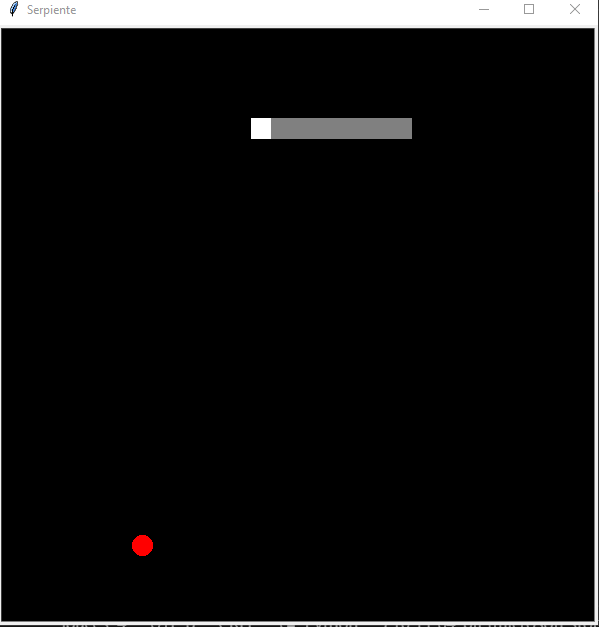

The script that drew this image:
import turtle
import time
import random

# Configurar la ventana
window = turtle.Screen()
window.title("Serpiente")
window.bgcolor("black")
window.setup(width=600, height=600)
window.tracer(0)

# Cabeza de la serpiente
head = turtle.Turtle()
head.shape("square")
head.color("white")
head.penup()
head.goto(0, 0)
head.direction = "stop"

# Comida de la serpiente
food = turtle.Turtle()
food.shape("circle")
food.color("red")
food.penup()
food.goto(0, 100)

segments = []

# Funciones de movimiento
def go_up():
    if head.direction != "down":
        head.direction = "up"

def go_down():
    if head.direction != "up":
        head.direction = "down"

def go_left():
    if head.direction != "right":
        head.direction = "left"

def go_right():
    if head.direction != "left":
        head.direction = "right"

def move():
    if head.direction == "up":
        y = head.ycor()
        head.sety(y + 20)

    if head.direction == "down":
        y = head.ycor()
        head.sety(y - 20)

    if head.direction == "left":
        x = head.xcor()
        head.setx(x - 20)

    if head.direction == "right":
        x = head.xcor()
        head.setx(x + 20)

# Configurar los controles de teclado
window.listen()
window.onkey(go_up, "w")
window.onkey(go_down, "s")
window.onkey(go_left, "a")
window.onkey(go_right, "d")

# Bucle principal del juego
while True:
    window.update()

    # Verificar colisiones con los bordes de la ventana
    if head.xcor() > 290 or head.xcor() < -290 or head.ycor() > 290 or head.ycor() < -290:
        time.sleep(1)
        head.goto(0, 0)
        head.direction = "stop"

        # Ocultar los segmentos de la serpiente
        for segment in segments:
            segment.goto(1000, 1000)

        # Limpiar la lista de segmentos
        segments.clear()

    # Verificar colisión con la comida
    if head.distance(food) < 20:
        x = random.randint(-270, 270)
        y = random.randint(-270, 270)
        food.goto(x, y)

        # Añadir un nuevo segmento a la serpiente
        new_segment = turtle.Turtle()
        new_segment.shape("square")
        new_segment.color("grey")
        new_segment.penup()
        segments.append(new_segment)

    # Mover los segmentos de la serpiente en orden inverso
    for index in range(len(segments) - 1, 0, -1):
        x = segments[index - 1].xcor()
        y = segments[index - 1].ycor()
        segments[index].goto(x, y)

    # Mover el primer segmento junto a la cabeza de la serpiente
    if len(segments) > 0:
        x = head.xcor()
        y = head.ycor()
        segments[0].goto(x, y)

    move()

    # Verificar colisión de la cabeza con el cuerpo
    for segment in segments:
        if segment.distance(head) < 20:
            time.sleep(1)
            head.goto(0, 0)
            head.direction = "stop"

            # Ocultar los segmentos de la serpiente
            for segment in segments:
                segment.goto(1000, 1000)

            # Limpiar la lista de segmentos
            segments.clear()

    time.sleep(0.5)
